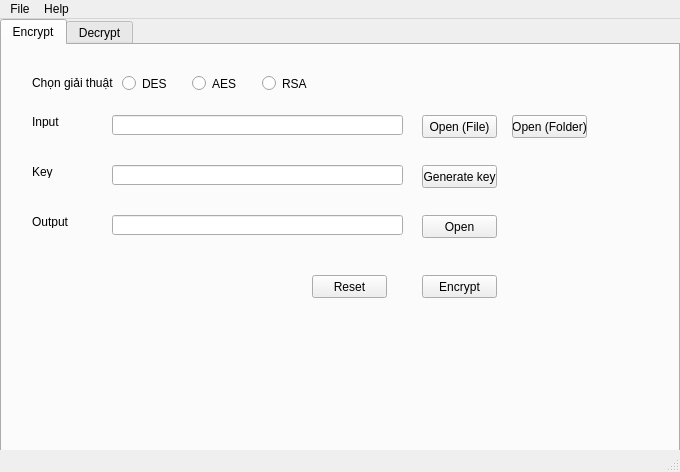
<?xml version="1.0" encoding="UTF-8"?>
<ui version="4.0">
 <class>MainWindow</class>
 <widget class="QMainWindow" name="MainWindow">
  <property name="geometry">
   <rect>
    <x>0</x>
    <y>0</y>
    <width>680</width>
    <height>472</height>
   </rect>
  </property>
  <property name="windowTitle">
   <string>MainWindow</string>
  </property>
  <widget class="QWidget" name="centralwidget">
   <widget class="QTabWidget" name="tabWidget">
    <property name="enabled">
     <bool>true</bool>
    </property>
    <property name="geometry">
     <rect>
      <x>0</x>
      <y>0</y>
      <width>680</width>
      <height>461</height>
     </rect>
    </property>
    <property name="autoFillBackground">
     <bool>false</bool>
    </property>
    <property name="currentIndex">
     <number>0</number>
    </property>
    <widget class="QWidget" name="tab">
     <attribute name="title">
      <string>Encrypt</string>
     </attribute>
     <widget class="QLabel" name="label">
      <property name="geometry">
       <rect>
        <x>30</x>
        <y>70</y>
        <width>47</width>
        <height>13</height>
       </rect>
      </property>
      <property name="text">
       <string>Input</string>
      </property>
     </widget>
     <widget class="QLabel" name="label_2">
      <property name="geometry">
       <rect>
        <x>30</x>
        <y>120</y>
        <width>47</width>
        <height>13</height>
       </rect>
      </property>
      <property name="text">
       <string>Key</string>
      </property>
     </widget>
     <widget class="QLabel" name="label_3">
      <property name="geometry">
       <rect>
        <x>30</x>
        <y>170</y>
        <width>47</width>
        <height>13</height>
       </rect>
      </property>
      <property name="text">
       <string>Output</string>
      </property>
     </widget>
     <widget class="QLineEdit" name="edtInput">
      <property name="geometry">
       <rect>
        <x>110</x>
        <y>70</y>
        <width>291</width>
        <height>20</height>
       </rect>
      </property>
     </widget>
     <widget class="QLineEdit" name="edtKey">
      <property name="geometry">
       <rect>
        <x>110</x>
        <y>120</y>
        <width>291</width>
        <height>20</height>
       </rect>
      </property>
     </widget>
     <widget class="QLineEdit" name="edtOutput">
      <property name="geometry">
       <rect>
        <x>110</x>
        <y>170</y>
        <width>291</width>
        <height>20</height>
       </rect>
      </property>
     </widget>
     <widget class="QPushButton" name="btnOpenFile">
      <property name="geometry">
       <rect>
        <x>420</x>
        <y>70</y>
        <width>75</width>
        <height>23</height>
       </rect>
      </property>
      <property name="text">
       <string>Open (File)</string>
      </property>
     </widget>
     <widget class="QPushButton" name="btnGenKey">
      <property name="geometry">
       <rect>
        <x>420</x>
        <y>120</y>
        <width>75</width>
        <height>23</height>
       </rect>
      </property>
      <property name="text">
       <string>Generate key</string>
      </property>
     </widget>
     <widget class="QPushButton" name="pushButton_3">
      <property name="geometry">
       <rect>
        <x>420</x>
        <y>170</y>
        <width>75</width>
        <height>23</height>
       </rect>
      </property>
      <property name="text">
       <string>Open</string>
      </property>
     </widget>
     <widget class="QPushButton" name="btnEncrypt">
      <property name="geometry">
       <rect>
        <x>420</x>
        <y>230</y>
        <width>75</width>
        <height>23</height>
       </rect>
      </property>
      <property name="text">
       <string>Encrypt</string>
      </property>
     </widget>
     <widget class="QLabel" name="label_5">
      <property name="geometry">
       <rect>
        <x>30</x>
        <y>30</y>
        <width>81</width>
        <height>16</height>
       </rect>
      </property>
      <property name="text">
       <string>Chọn giải thuật</string>
      </property>
     </widget>
     <widget class="QRadioButton" name="rdbDES">
      <property name="geometry">
       <rect>
        <x>120</x>
        <y>30</y>
        <width>82</width>
        <height>17</height>
       </rect>
      </property>
      <property name="text">
       <string>DES</string>
      </property>
     </widget>
     <widget class="QRadioButton" name="rdbAES">
      <property name="geometry">
       <rect>
        <x>190</x>
        <y>30</y>
        <width>82</width>
        <height>17</height>
       </rect>
      </property>
      <property name="text">
       <string>AES</string>
      </property>
     </widget>
     <widget class="QRadioButton" name="rdbRSA">
      <property name="geometry">
       <rect>
        <x>260</x>
        <y>30</y>
        <width>82</width>
        <height>17</height>
       </rect>
      </property>
      <property name="text">
       <string>RSA</string>
      </property>
     </widget>
     <widget class="QPushButton" name="btnOpenFolder">
      <property name="geometry">
       <rect>
        <x>510</x>
        <y>70</y>
        <width>75</width>
        <height>23</height>
       </rect>
      </property>
      <property name="text">
       <string>Open (Folder)</string>
      </property>
     </widget>
     <widget class="QPushButton" name="btnReset">
      <property name="geometry">
       <rect>
        <x>310</x>
        <y>230</y>
        <width>75</width>
        <height>23</height>
       </rect>
      </property>
      <property name="text">
       <string>Reset</string>
      </property>
     </widget>
    </widget>
    <widget class="QWidget" name="tab_2">
     <attribute name="title">
      <string>Decrypt</string>
     </attribute>
    </widget>
   </widget>
  </widget>
  <widget class="QMenuBar" name="menubar">
   <property name="geometry">
    <rect>
     <x>0</x>
     <y>0</y>
     <width>680</width>
     <height>21</height>
    </rect>
   </property>
   <widget class="QMenu" name="menuFile">
    <property name="title">
     <string>File</string>
    </property>
   </widget>
   <widget class="QMenu" name="menuHelp">
    <property name="title">
     <string>Help</string>
    </property>
   </widget>
   <addaction name="menuFile"/>
   <addaction name="menuHelp"/>
  </widget>
  <widget class="QStatusBar" name="statusbar"/>
 </widget>
 <resources/>
 <connections/>
</ui>
